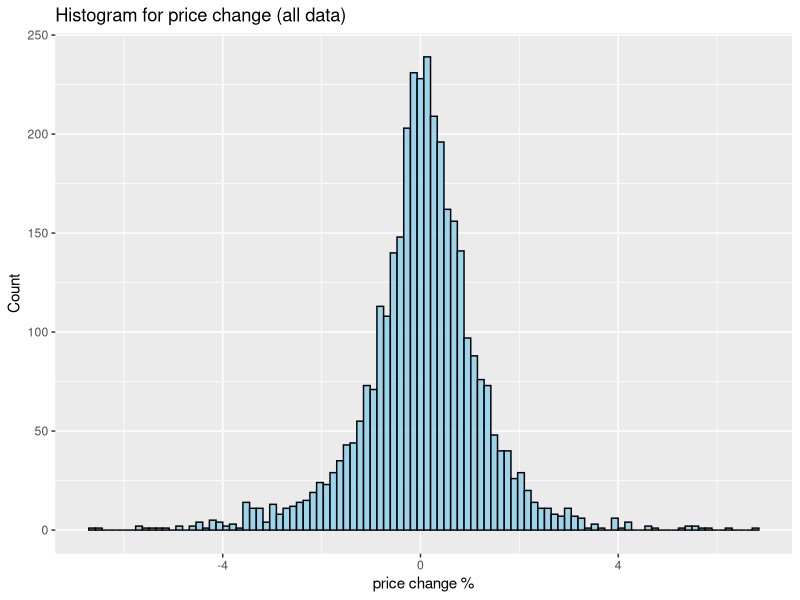
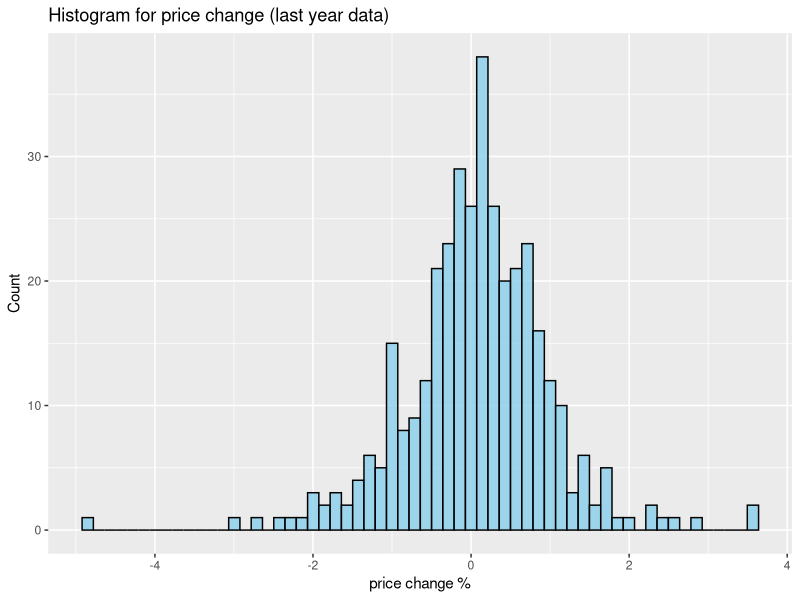
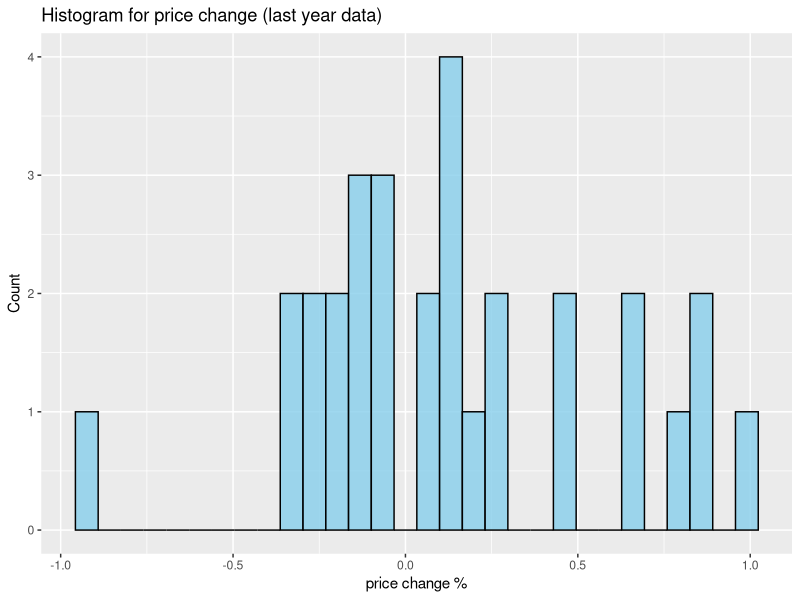

Write the R code that produced these figures, in order.
# --------------------------------------------- lib install, import
install.packages("readxl")
library("readxl")
library("ggplot2")
# --------------------------------------------- data import
getwd()
setwd("C:\\Users\\weijc\\Documents\\GitHub\\Crawler\\stockIndex")
price <- read_excel("prices.xlsx", sheet = "price_2003_delete")
# --------------------------------------------- all data (2013~2017)
allPercMean <- mean(price$changePercent)
allPercSd <- sd(price$changePercent)
max(price$changePercent)
?geom_histogram
ggplot(data = price, aes(price$changePercent * 100))+
  geom_histogram(bins = 100,
                 col = "black",
                 fill = "skyblue",
                 alpha = 0.8)+
  labs(title = "Histogram for price change (all data)")+
  labs(x = "price change %", y = "Count")
# --------------------------------------------- last year data
price365 <- tail(price, 365)
head(price365)
tail(price365)
lastyearPercMean <- mean(price365$changePercent)
lastyearPercSd <- sd(price365$changePercent)

ggplot(data = price365, aes(price365$changePercent * 100))+
  geom_histogram(bins = 60,
                 col = "black",
                 fill = "skyblue",
                 alpha = 0.8)+
  labs(title = "Histogram for price change (last year data)")+
  labs(x = "price change %", y = "Count")
# --------------------------------------------- last month data
price30 <- tail(price, 30)
head(price30)
tail(price30)
lastmonthPercMean <- mean(price30$changePercent)
lastmonthPercSd <- sd(price30$changePercent)

ggplot(data = price30, aes(price30$changePercent * 100))+
  geom_histogram(bin = 5,
                 col = "black",
                 fill = "skyblue",
                 alpha = 0.8)+
  labs(title = "Histogram for price change (last year data)")+
  labs(x = "price change %", y = "Count")
# --------------------------------------------- data stats

changePercMean <- mean(price$changePercent)
changePercSd <- sd(price$changePercent)
